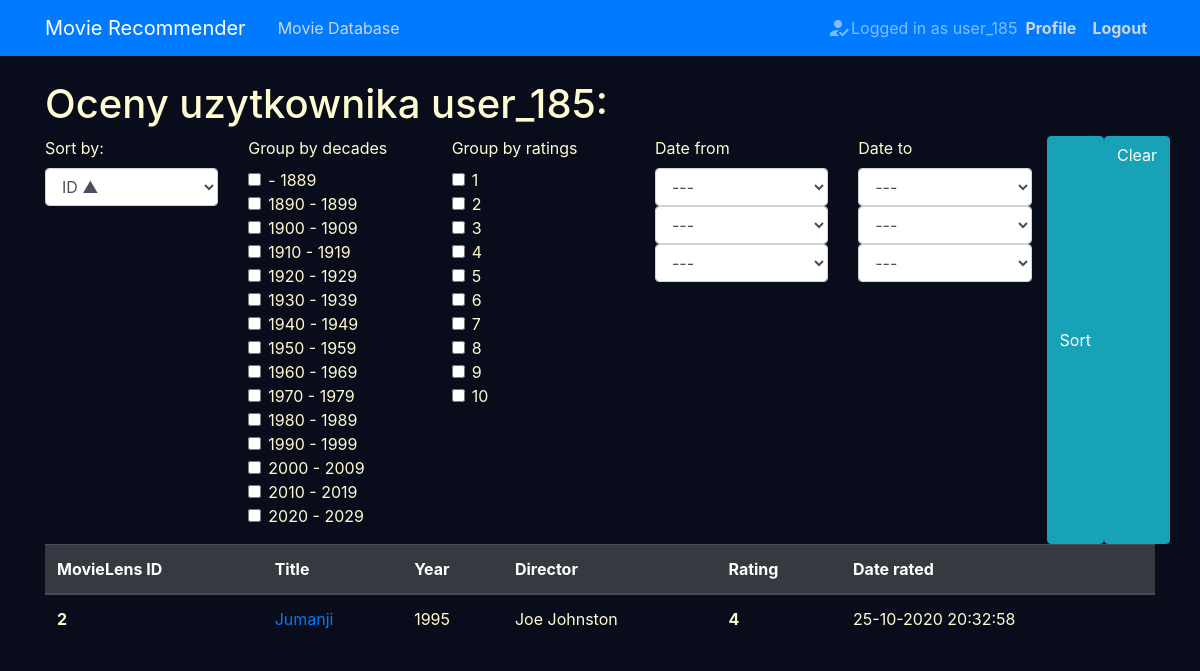
Screenshot of /profile/ (signed in) with the database file from the repository.
### recommender/models.py (models this page shows, shortened)
class Rating(models.Model):
    movie = models.ForeignKey(Movie, on_delete=models.CASCADE)
    who_rated = models.ForeignKey(User, on_delete=models.CASCADE)
    value = models.PositiveSmallIntegerField(validators=[MinValueValidator(1), MaxValueValidator(10)])
    date_rated = models.DateTimeField(default=timezone.now)
    class Meta:
        constraints = [models.UniqueConstraint(fields=['movie', 'who_rated'], name='No multiple ratings')]
    def __str__(self):
        return f'user_{self.who_rated.pk}_movie_{self.movie}_value_{self.value}'

class Movie(models.Model):
    movielens_id = models.IntegerField()
    imdb_id = models.IntegerField()
    tmdb_id = models.IntegerField()
    title = models.CharField(max_length=200)
    year_released = models.IntegerField()
    director = models.CharField(max_length=100)
    genres = models.ManyToManyField(Genre)
    actors = models.ManyToManyField(Actor)
    def __str__(self):
        return f'MovieLens_id_{self.movielens_id}_Movie_id_{self.id}_{self.title}'

### recommender/views.py (the view, shortened to what this page needs)
# urls.py: path('profile/', RatingListView.as_view(), name='profile'),
class RatingListView(LoginRequiredMixin, ListView):
    model = Movie
    template_name = 'recommender/profile.html'
    context_object_name = 'ratings'
    paginate_by = 7
    def get_queryset(self):
        print(f'\n{self.request}\n')
        queryset = self.request.user.rating_set.all()
        self.form = MovieRatingSortGroupForm(self.request.GET)
        if self.form.is_valid():
            decades_grouping = self.form.cleaned_data['group_by_decades']
            ratings_grouping = self.form.cleaned_data['group_by_ratings']
            if decades_grouping:
                queryset = self.group_by_decade(queryset, decades_grouping)
            if ratings_grouping:
                queryset = self.group_by_rating(queryset, ratings_grouping)
            date_from_grouping = self.form.cleaned_data['date_from']
            date_to_grouping = self.form.cleaned_data['date_to']
            if date_from_grouping:
                if date_to_grouping:
                    queryset = queryset.filter(date_rated__range=[date_from_grouping, date_to_grouping+timedelta(days=1)])
                else:
                    queryset = queryset.filter(date_rated__gte=date_from_grouping)
            elif date_to_grouping:
                queryset = queryset.filter(date_rated__lte=date_to_grouping+timedelta(days=1))
            self.extra_context = self.form.cleaned_data
        ordering = self.form.cleaned_data['sort_by']
        if ordering:
            if 'value' in ordering or 'date_rated' in ordering:
                return queryset.order_by(ordering)
            else:
                if ordering.startswith('-'):
                    return queryset.order_by(f'-movie__{ordering[1:]}')
                else:
                    return queryset.order_by(f'movie__{ordering}')
        else:
            return queryset
    def get_context_data(self, *, object_list=None, **kwargs):
        context = super().get_context_data(**kwargs)
        context['form_sorting_grouping'] = self.form
        print(context)
        return context

### recommender/forms.py (shortened to what this page needs)
class MovieRatingSortGroupForm(forms.Form):
    def __init__(self, *args, **kwargs):
        super().__init__(*args, **kwargs)
        self.fields['sort_by'].label = 'Sort by:'
    SORTING_OPTIONS = SORTING_OPTIONS[:2] + SORTING_OPTIONS[6:] + (
    ('value', 'Rating \u25B2'),
    ('-value', 'Rating \u25BC'),
    ('date_rated', 'Date rated \u25B2'),
    ('-date_rated', 'Date rated \u25BC'))
    possible_ratings = [i for i in range(1, 11)]
    RATING_CHOICES = (tuple(zip(possible_ratings, possible_ratings)))
    sort_by = forms.ChoiceField(choices=SORTING_OPTIONS, required=False)
    group_by_ratings = forms.MultipleChoiceField(choices=RATING_CHOICES, widget=forms.CheckboxSelectMultiple, required=False)
    group_by_decades = forms.MultipleChoiceField(choices=DECADE_CHOICES, widget=forms.CheckboxSelectMultiple, required=False)
    date_from = forms.DateField(widget=forms.SelectDateWidget, required=False)
    date_to = forms.DateField(widget=forms.SelectDateWidget, required=False)
    def clean(self):
        cleaned_data = super().clean()
        date_from = cleaned_data.get('date_from')
        date_to = cleaned_data.get('date_to')

### recommender/templates/recommender/profile.html (shortened to what this page needs)
{% extends 'recommender/base.html' %}
{% load crispy_forms_tags %}
{% block content %}
    <h1>Oceny uzytkownika {{user.username}}:</h1>
    <div class="row">
        <div class="col">
            <form method="get">
            {{form_sorting_grouping.sort_by|as_crispy_field}}
        </div>
        <div class="col">
            {{form_sorting_grouping.group_by_decades|as_crispy_field }}
        </div>
        <div class="col">
            {{form_sorting_grouping.group_by_ratings|as_crispy_field }}
        </div>
        <div class="col">
            {{form_sorting_grouping.date_from|as_crispy_field }}
        </div>
        <div class="col">
            {{form_sorting_grouping.date_to|as_crispy_field }}
        </div>
              <button class="btn btn-info" type="submit">Sort</button>
                <a class="btn btn-info" href="{%url 'profile'%}">Clear</a>
        </div>
    <table class="table table-hover">
      <thead class="thead-dark">
        <tr>
          <th scope="col">MovieLens ID</th>
          <th scope="col">Title</th>
          <th scope="col">Year</th>
          <th scope="col">Director</th>
          <th scope="col">Rating</th>
          <th scope="col">Date rated</th>
        </tr>
      </thead>
      <tbody>
        {% for rating in ratings %}
        <tr class="table-row">
            <th scope="row">{{rating.movie.movielens_id}}</th>
            <td><a href="{% url 'movie_detail' rating.movie.id %}">{{rating.movie.title}}</a></td>
            <td>{{rating.movie.year_released}}</td>
            <td>{{rating.movie.director}}</td>
            <td class="font-weight-bold">{{rating.value}}</td>
            <td> {{rating.date_rated | date:"d-m-Y H:i:s" }}</td>
        </tr>
        {% endfor %}
      </tbody>
    </table>
{% endblock content %}

### recommender/templates/recommender/base.html (shortened to what this page needs)
 {% load static %}
<!DOCTYPE html>
<html lang="en" xmlns="http://www.w3.org/1999/html">
<head>
    <link rel="stylesheet" href="https://stackpath.bootstrapcdn.com/bootstrap/4.5.2/css/bootstrap.min.css">
    <link rel="stylesheet" href="https://cdnjs.cloudflare.com/ajax/libs/font-awesome/4.7.0/css/font-awesome.min.css">
    <link rel="stylesheet" type="text/css" href="{%static 'recommender/main.css'%}">
</head>
<body>
     <header class="site-header">
      <nav class="navbar navbar-expand-md navbar-dark bg-primary fixed-top">
        <div class="container">
          <a class="navbar-brand mr-4" href="{%url 'homepage'%}">Movie Recommender</a>
          <div class="collapse navbar-collapse" id="navbarToggle">
            <div class="navbar-nav mr-auto">
              <a class="nav-item nav-link" href="{%url 'all_movies'%}">Movie Database</a>
            </div>
            <div class="navbar-nav">
               {% if user.is_authenticated %}
                <span class="navbar-text material-icons">how_to_reg</span>
                   <span class="navbar-text">Logged in as {{user.username}}</span>
                   <strong><a class="nav-item nav-link" href="{%url 'profile'%}">Profile</a></strong>
                   <strong><a class="nav-item nav-link" href="{%url 'logout'%}">Logout</a></strong>
                {% else %}
                  <a class="nav-item nav-link" href="{%url 'login'%}">Login</a>
                  <a class="nav-item nav-link" href="{%url 'register'%}">Register</a>
                {% endif %}
            </div>
          </div>
        </div>
      </nav>
    </header>
   <main role="main" class="container">
      <div class="row">
        <div class="col">
         {% block content %}{% endblock %}
        </div>
      </div>
    </main>
</body>
</html>

### recommender/static/recommender/main.css (style rules this page uses)
body { background: #090c1a; color: #fffbd1; margin-top: 5rem; }
.site-header .navbar-nav .nav-item { color: #cbd5db; }
.table { color: #fffbd1; }

### rows the page displays
Rating: movie.movielens_id "2", movie "Jumanji", movie.year_released "1995", movie.director "Joe Johnston", value "4", date_rated "25-10-2020 20:32:58"

### other values shown
{{ user.username }} "user_185"
